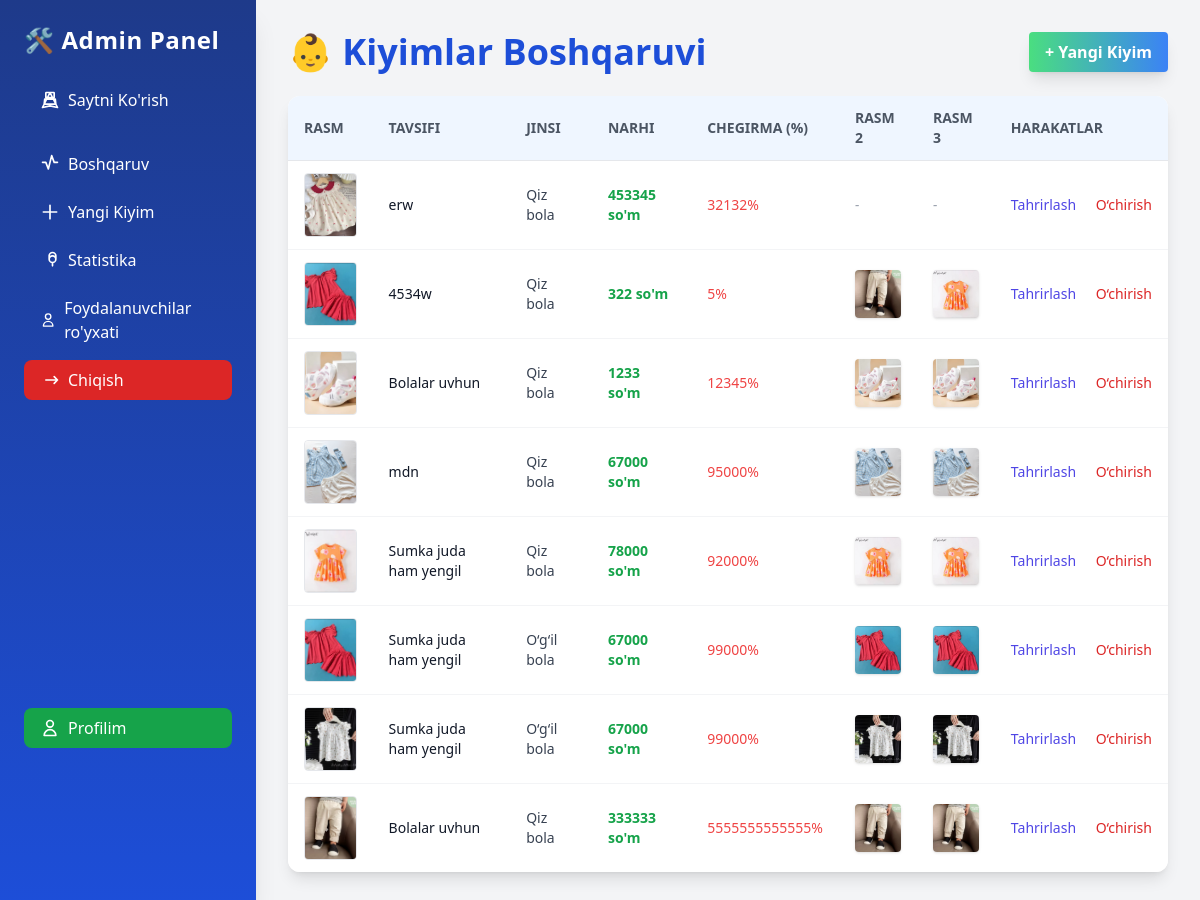
Before: /admin-panel/ (signed in) with the older database file.
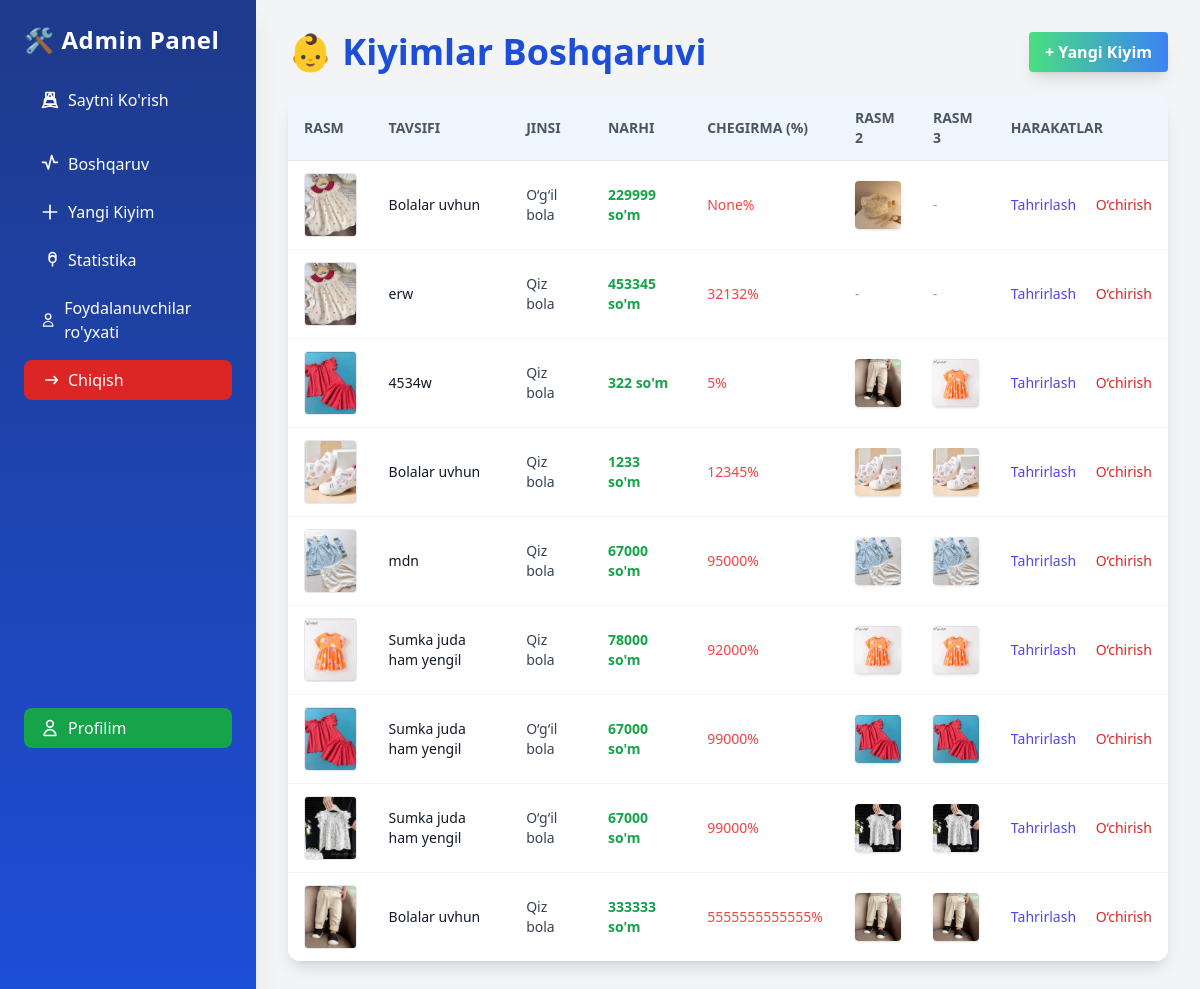
After: the same page with the newer database file.
### base/models.py (models this page shows, shortened)
class Main_Kiyim(models.Model):
    YOSH_CHOICES = [
        ('1', '1 oylik'),
        ('2', '2 oylik'),
        ('3', '3 oylik'),
        ('4', '4 oylik'),
        ('5', '5 oylik'),
        ('6', '6 oylik'),
        ('7', '7 oylik'),
        ('8', '8 oylik'),
        ('9', '9 oylik'),
        ('9', '9 oylik'),
        ('10', '10 oylik'),             # ✅ Qo‘shildi
        ('11', '11 oylik'),             # ✅ Qo‘shildi
        ('12', '12 oylik'),             # ✅ Qo‘shildi
        ('13', '1 yosh'),               # ✅
        ('14', '2 yosh'),               # ✅
        ('15', '3 yosh'),
        ('16', '4 yosh'),
    ]
    yoshi = models.CharField(
        max_length=2,
        choices=YOSH_CHOICES,
        blank=True,
        null=True,
        verbose_name="Bolalar yoshi"
    )
    GENDER_CHOICES = [
        ('qiz', 'Qiz bola'),
        ('ogil', 'O‘g‘il bola'),
    ]
    jinsi = models.CharField(
        max_length=5,
        choices=GENDER_CHOICES,
        default='qiz',
        verbose_name="Jinsi",
        help_text="Qiz bola yoki o‘g‘il bola uchun"
    )
    BALAND_CHOICES = [
    ('40', '40 sm'),
    ('45', '45 sm'),
    ('50', '50 sm'),
    ('55', '55 sm'),
    ('60', '60 sm'),
    ('65', '65 sm'),
    ('70', '70 sm'),
]
    KG_CHOICES = [
    ('2', '2 kg'),
    ('2.5', '2.5 kg'),
    ('3', '3 kg'),
    ('3.5', '3.5 kg'),
    ('4', '4 kg'),
    ('4.5', '4.5 kg'),
    ('5', '5 kg'),
    ]
    pre_balandligi = models.CharField("PRE balandligi", max_length=50,     choices=BALAND_CHOICES, blank=True, null=True)
    pre_kilogrami = models.CharField("PRE kilogrami", max_length=50, choices=KG_CHOICES,    blank=True, null=True)
    nb_balandligi = models.CharField("NB balandligi", max_length=50, choices=BALAND_CHOICES,    blank=True, null=True)
    nb_kilogrami = models.CharField("NB kilogrami", max_length=50, choices=KG_CHOICES,  blank=True, null=True)
    m3_balandligi = models.CharField("3M balandligi", max_length=50, choices=BALAND_CHOICES,    blank=True, null=True)
    m3_kilogrami = models.CharField("3M kilogrami", max_length=50, choices=KG_CHOICES,  blank=True, null=True)
    m6_balandligi = models.CharField("6M balandligi", max_length=50, choices=BALAND_CHOICES,    blank=True, null=True)
    m6_kilogrami = models.CharField("6M kilogrami", max_length=50, choices=KG_CHOICES,  blank=True, null=True)
    m9_balandligi = models.CharField("9M balandligi", max_length=50, choices=BALAND_CHOICES,    blank=True, null=True)
    m9_kilogrami = models.CharField("9M kilogrami", max_length=50, choices=KG_CHOICES,  blank=True, null=True)
    main_img = models.ImageField(upload_to='kiyimlar/', blank=True, null=True)
    birinchi_img = models.ImageField(upload_to='kiyimlar/', blank=True, null=True)
    ikkinchi_img = models.ImageField(upload_to='kiyimlar/', blank=True, null=True)
    uchinchi_img = models.ImageField(upload_to='kiyimlar/', blank=True, null=True)
    tortinchi_img = models.ImageField(upload_to='kiyimlar/', blank=True, null=True)
    beshinchi_img = models.ImageField(upload_to='kiyimlar/', blank=True, null=True)
    oltinchi_img = models.ImageField(upload_to='kiyimlar/', blank=True, null=True)
    tavsifi = models.CharField(max_length=100)
    narhi = models.PositiveIntegerField()
    skidkasi = models.PositiveIntegerField(
    blank=True,
    null=True,
    verbose_name="Chegirma (%)",
    help_text="Chegirma foizi, agar yo'q bo‘lsa bo‘sh qoldiring"
    )
    kiyim_haqida = models.TextField(null=True, blank=True)
    birinchi_xususiyati = models.CharField(max_length=50, null=True, blank=True)
    ikkinchi_xususiyati = models.CharField(max_length=50, null=True, blank=True)
    uchunchi_xususiyati = models.CharField(max_length=50, null=True, blank=True)
    tortinchi_xususiyati = models.CharField(max_length=50, null=True, blank=True)
    beshinchi_xususiyati = models.CharField(max_length=50, null=True, blank=True)
    oltinchi_xususiyati = models.CharField(max_length=50, null=True, blank=True)
    class Meta:
        verbose_name = "Asosiy kiyim"
        verbose_name_plural = "Asosiy kiyimlar"
        ordering = ['-id']

### controlpanel/views.py (the view)
# urls.py: path('', views.dashboard, name='dashboard'),
@login_required
def dashboard(request):
    if not request.user.is_staff:
        return redirect('home')
    kiyimlar = Main_Kiyim.objects.all()
    profile = Profile.objects.all()
    return render(request, 'dashboard.html', {'products': kiyimlar, 'profile': profile})

### controlpanel/templates/dashboard.html (shortened to what this page needs)
{% extends 'admin_base.html' %}
{% block content %}
<div class="flex items-center justify-between mb-6">
  <h1 class="text-4xl font-extrabold text-blue-700">👶 Kiyimlar Boshqaruvi</h1>
  <a href="{% url 'controlpanel:product_add' %}" class="bg-gradient-to-r from-green-400 to-blue-500 hover:from-green-500 hover:to-blue-600 text-white font-semibold py-2 px-4 rounded shadow-lg">+ Yangi Kiyim</a>
</div>
<div class="overflow-x-auto bg-white rounded-xl shadow-lg">
  <table class="min-w-full divide-y divide-gray-200 text-sm">
    <thead class="bg-blue-50">
      <tr>
        <th class="px-4 py-3 text-left font-semibold text-gray-600 uppercase">Rasm</th>
        <th class="px-4 py-3 text-left font-semibold text-gray-600 uppercase">Tavsifi</th>
        <th class="px-4 py-3 text-left font-semibold text-gray-600 uppercase">Jinsi</th>
        <th class="px-4 py-3 text-left font-semibold text-gray-600 uppercase">Narhi</th>
        <th class="px-4 py-3 text-left font-semibold text-gray-600 uppercase">Chegirma (%)</th>
        <th class="px-4 py-3 text-left font-semibold text-gray-600 uppercase">Rasm 2</th>
        <th class="px-4 py-3 text-left font-semibold text-gray-600 uppercase">Rasm 3</th>
        <th class="px-4 py-3 text-left font-semibold text-gray-600 uppercase">Harakatlar</th>
      </tr>
    </thead>
    <tbody class="bg-white divide-y divide-gray-100">
      {% for product in products %}
      <tr class="hover:bg-blue-50">
        <td class="px-4 py-3">
          {% if product.main_img %}
            <img src="{{ product.main_img.url }}" alt="main" class="w-16 h-16 object-cover rounded border hover:scale-105 transition-transform duration-200 cursor-pointer" onclick="openModal('{{ product.main_img.url }}')" title="Asosiy rasm" />
          {% else %}<span class="text-gray-400 italic">-</span>{% endif %}
        </td>
        <td class="px-4 py-3 text-gray-900">{{ product.tavsifi }}</td>
        <td class="px-4 py-3 text-gray-700">{{ product.get_jinsi_display }}</td>
        <td class="px-4 py-3 text-green-600 font-bold">{{ product.narhi }} so'm</td>
        <td class="px-4 py-3 text-red-500">{{ product.skidkasi }}%</td>
        <td class="px-4 py-3">
          {% if product.birinchi_img %}
            <img src="{{ product.birinchi_img.url }}" alt="1-img" class="w-12 h-12 object-cover rounded shadow cursor-pointer" onclick="openModal('{{ product.birinchi_img.url }}')" title="1-rasm" />
          {% else %}<span class="text-gray-400 italic">-</span>{% endif %}
        </td>
        <td class="px-4 py-3">
          {% if product.ikkinchi_img %}
            <img src="{{ product.ikkinchi_img.url }}" alt="2-img" class="w-12 h-12 object-cover rounded shadow cursor-pointer" onclick="openModal('{{ product.ikkinchi_img.url }}')" title="2-rasm" />
          {% else %}<span class="text-gray-400 italic">-</span>{% endif %}
        </td>
        <td class="px-4 py-3 whitespace-nowrap">
          <a href="{% url 'controlpanel:product_edit' product.pk %}" class="text-indigo-600 hover:underline">Tahrirlash</a>
          <a href="{% url 'controlpanel:product_delete' product.pk %}" class="text-red-600 hover:underline ml-4">O‘chirish</a>
        </td>
      </tr>
      {% empty %}
      <tr>
        <td colspan="8" class="px-6 py-4 text-center text-gray-400">Hech qanday kiyim yo‘q.</td>
      </tr>
      {% endfor %}
    </tbody>
  </table>
</div>
{% endblock %}

Changed rows visible on the page:
added Main_Kiyim: main_img (picture), tavsifi "Bolalar uvhun", jinsi "O‘g‘il bola", narhi "229999", skidkasi "None", birinchi_img (picture)
